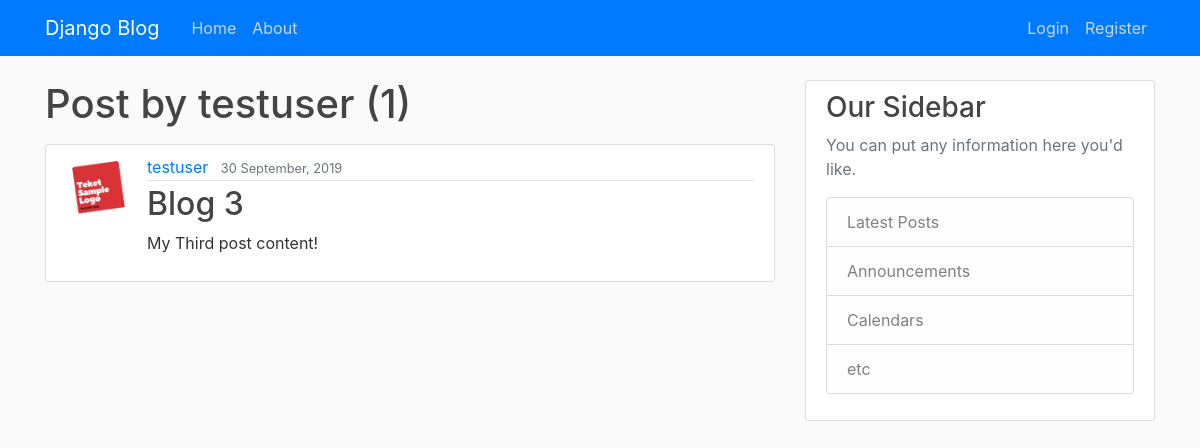
The page /user/testuser on the database as committed earlier.
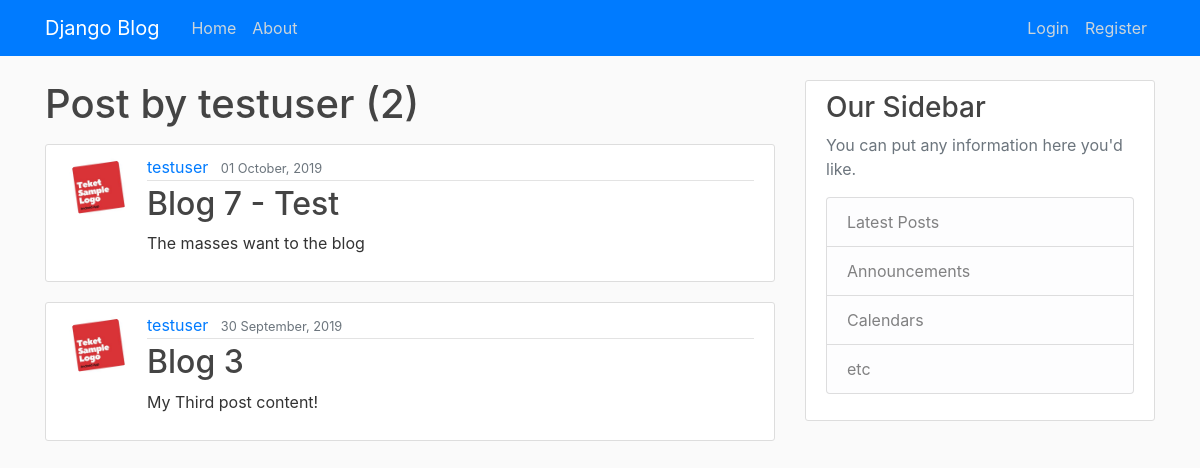
The same page on the database as committed later.
### blog/models.py (models this page shows, shortened)
class Post(models.Model):
    title = models.CharField(max_length=100)
    content = models.TextField()
    date_posted = models.DateTimeField(default=timezone.now)
    author = models.ForeignKey(User, on_delete=models.CASCADE) #if user is deleted, there post will also be deleted

### users/models.py (models this page shows, shortened)
class Profile(models.Model):
    user = models.OneToOneField(User, on_delete=models.CASCADE)
    image = models.ImageField(default='default.jpg', upload_to='profile_pics')

### blog/views.py (the view)
# urls.py: path('user/<str:username>', UserPostListView.as_view(), name='user_posts'),
class UserPostListView(ListView):
    model = Post
    template_name = 'blog/user_posts.html'
    context_object_name = 'posts'
    paginate_by = 5 # will distribute 3 objects per page
    def get_queryset(self):
        user = get_object_or_404(User, username=self.kwargs.get('username'))
        return Post.objects.filter(author=user).order_by('-date_posted')

### blog/templates/blog/user_posts.html (shortened to what this page needs)
{% extends "blog/base.html" %}
{% block content %}
  <h1 class="mb-3"> Post by {{ view.kwargs.username }} ({{ page_obj.paginator.count }})</h1>
    {% for post in posts %}
        <article class="media content-section">
            <img class="rounded-circle article-img" src="{{ post.author.profile.image.url }}">
              <div class="media-body">
                <div class="article-metadata">
                  <a class="mr-2" href="{% url 'user_posts' post.author.username %}">{{ post.author }}</a>
                  <small class="text-muted">{{ post.date_posted|date:"d F, Y" }}</small>
                </div>
                <h2><a class="article-title" href="{% url 'post_detail' post.id %}">{{ post.title }}</a></h2>
                <p class="article-content">{{ post.content }}</p>
              </div>
        </article>
    {% endfor %}
{% endblock content %}

### blog/templates/blog/base.html (shortened to what this page needs)
{% load static %}
<!DOCTYPE html>
<html>
<head>
    <link rel="stylesheet" href="https://maxcdn.bootstrapcdn.com/bootstrap/4.0.0/css/bootstrap.min.css">
    <link rel="stylesheet" type="text/css" href="{% static 'blog/main.css' %}">
</head>
<body>
    <header class="site-header">
      <nav class="navbar navbar-expand-md navbar-dark bg-primary fixed-top">
        <div class="container">
          <a class="navbar-brand mr-4" href="{% url 'blog-home' %}">Django Blog</a>
          <div class="collapse navbar-collapse" id="navbarToggle">
            <div class="navbar-nav mr-auto">
              <a class="nav-item nav-link" href="{% url 'blog-home' %}">Home</a>
              <a class="nav-item nav-link" href="{% url 'blog-about' %}">About</a>
            </div>
            <div class="navbar-nav">
                {% if user.is_authenticated %}
                <a class="nav-item nav-link" href="{% url 'post-create' %}">New Post</a>
                <a class="nav-item nav-link" href="{% url 'profile' %}">Profile</a>
                <a class="nav-item nav-link" href="{% url 'logout' %}">Logout</a>
                {% else %}
                <a class="nav-item nav-link" href="{% url 'login' %}">Login</a>
                <a class="nav-item nav-link" href="{% url 'register'%}">Register</a>
                {% endif %}
            </div>
          </div>
        </div>
      </nav>
</header>
    <main role="main" class="container">
  <div class="row">
    <div class="col-md-8">
      {% block content %}{% endblock %}
    </div>
    <div class="col-md-4">
      <div class="content-section">
        <h3>Our Sidebar</h3>
            <p class='text-muted'>You can put any information here you'd like.
              <ul class="list-group">
                <li class="list-group-item list-group-item-light">Latest Posts</li>
                <li class="list-group-item list-group-item-light">Announcements</li>
                <li class="list-group-item list-group-item-light">Calendars</li>
                <li class="list-group-item list-group-item-light">etc</li>
              </ul>
            </p>
      </div>
    </div>
  </div>
</main>
</body>
</html>

### blog/static/blog/main.css (style rules this page uses)
body { background: #fafafa; color: #333333; margin-top: 5rem; }
h1, h2, h3, h4, h5, h6 { color: #444444; }
ul { margin: 0; }
.site-header .navbar-nav .nav-link { color: #cbd5db; }
.content-section { background: #ffffff; padding: 10px 20px; border: 1px solid #dddddd; border-radius: 3px; margin-bottom: 20px; }
.article-title { color: #444444; }
.article-content { white-space: pre-line; }
.article-img { height: 65px; width: 65px; margin-right: 16px; }
.article-metadata { padding-bottom: 1px; margin-bottom: 4px; border-bottom: 1px solid #e3e3e3 }

Rows that differ between the two databases and show on the page:
added Post: author.profile.image (placeholder picture), author "testuser", date_posted "01 October, 2019", title "Blog 7 - Test", content "The masses want to the blog"
Other text that changed with them:
{{ page_obj.paginator.count }}: "1" → "2"
